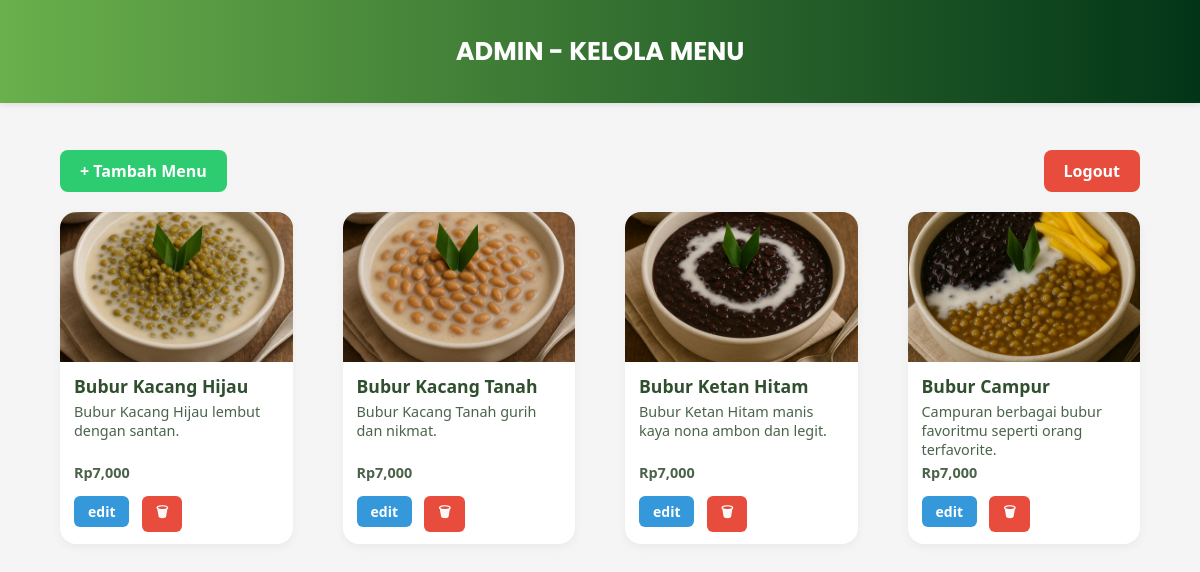
Screenshot of /admin_menu.php (signed in) with the database file from the repository.
### tables this page shows
CREATE TABLE `menu` (
  `id` int(11) NOT NULL,
  `nama_menu` varchar(100) DEFAULT NULL,
  `deskripsi` text DEFAULT NULL,
  `harga` int(11) DEFAULT NULL,
  `gambar` varchar(255) DEFAULT NULL
);

### admin_menu.php (the view, shortened to what this page needs)
<?php
require 'koneksi/kon.php';
$menu = mysqli_query($conn, "SELECT * FROM menu");
?>
<!DOCTYPE html>
<html lang="id">
<head>
  <link rel="stylesheet" href="css/style.css">
</head>
<body>
<div class="navbar">ADMIN - KELOLA MENU </div>
<div class="atasanmenu">
  <div style="display: flex; justify-content: space-between; align-items: center; margin-bottom: 20px;">
  <a href="form_menu.php" class="btn-green">+ Tambah Menu</a>
  <a href="logout.php" class="btn-red">Logout</a>
  </div>
  <div class="menu-container">
    <?php while($m = mysqli_fetch_assoc($menu)): ?>
      <div class="menu-card">
        <img src="img/<?= htmlspecialchars($m['gambar']) ?>" alt="<?= htmlspecialchars($m['nama_menu']) ?>">
        <div class="menu-info">
          <h3><?= htmlspecialchars($m['nama_menu']) ?></h3>
          <p><?= htmlspecialchars($m['deskripsi']) ?></p>
          <p class="harga">Rp<?= number_format($m['harga']) ?></p>
          <div style="margin-top:10px;">
            <a href="form_menu.php?id=<?= $m['id'] ?>" class="btn-edit">edit</a>
            <a href="proses_menu.php?hapus=<?= $m['id'] ?>" onclick="return confirm('Hapus menu ini?')" class="btn-delete">🗑</a>
          </div>
        </div>
      </div>
    <?php endwhile; ?>
  </div>
</div>
</body>
</html>

### style.css (style rules this page uses)
*, html { margin: 0; padding: 0; box-sizing: border-box; font-family: 'Segoe UI', Tahoma, Geneva, Verdana, sans-serif; }
body { background-color: rgb(34, 31, 31); color: #2f4f2f; }
.navbar { position: fixed; top: 0; width: 100%; background: linear-gradient(90deg, #6ab04c, #023517); color: white; text-align: center; padding: 2rem; font-size: 1.6rem; font-family: 'Poppins', sans-serif; font-weight: bold; z-index: 1000; box-shadow: 0 2px 6px rgba(0, 0, 0, 0.1); }
.atasanmenu { min-height: 100vh; padding-top: 150px; padding-left: 60px; padding-right: 60px; padding-bottom: 400px; background-color: whitesmoke; }
.menu-container { display: grid; grid-template-columns: repeat(auto-fit, minmax(160px, 1fr)); gap: 50px; margin-top: 1px; }
.menu-card { background-color: white; border-radius: 16px; overflow: hidden; box-shadow: 0 3px 10px rgba(0, 0, 0, 0.05); transition: transform 0.2s ease; display: flex; flex-direction: column; }
.menu-card img { width: 100%; height: 150px; object-fit: cover; }
.menu-info { padding: 12px 14px; display: flex; flex-direction: column; flex-grow: 1; }
.menu-info h3 { font-size: 1.1rem; margin-bottom: 4px; }
.menu-info p { font-size: 0.9rem; color: #4a634a; margin-bottom: 4px; }
.harga { color: #27ae60; font-weight: bold; margin-top: auto; }
.btn-edit, .btn-delete { display: inline-block; padding: 6px 14px; border-radius: 6px; text-decoration: none; font-weight: bold; font-size: 14px; transition: background 0.3s ease; }
.btn-edit { background-color: #3498db; color: white; margin-right: 8px; }
.btn-delete { background-color: #e74c3c; color: white; }
.btn-green, .btn-red { padding: 10px 20px; color: white; text-decoration: none; border-radius: 8px; font-weight: bold; transition: background 0.3s ease; }
.btn-green { background-color: #2ecc71; }
.btn-red { background-color: #e74c3c; }

### rows the page displays
menu: gambar (picture), nama_menu "Bubur Kacang Hijau", deskripsi "Bubur Kacang Hijau lembut dengan santan.", harga "7,000"
menu: gambar (picture), nama_menu "Bubur Kacang Tanah", deskripsi "Bubur Kacang Tanah gurih dan nikmat.", harga "7,000"
menu: gambar (picture), nama_menu "Bubur Ketan Hitam", deskripsi "Bubur Ketan Hitam manis kaya nona ambon dan legit.", harga "7,000"
menu: gambar (picture), nama_menu "Bubur Campur", deskripsi "Campuran berbagai bubur favoritmu seperti orang terfavorite.", harga "7,000"
